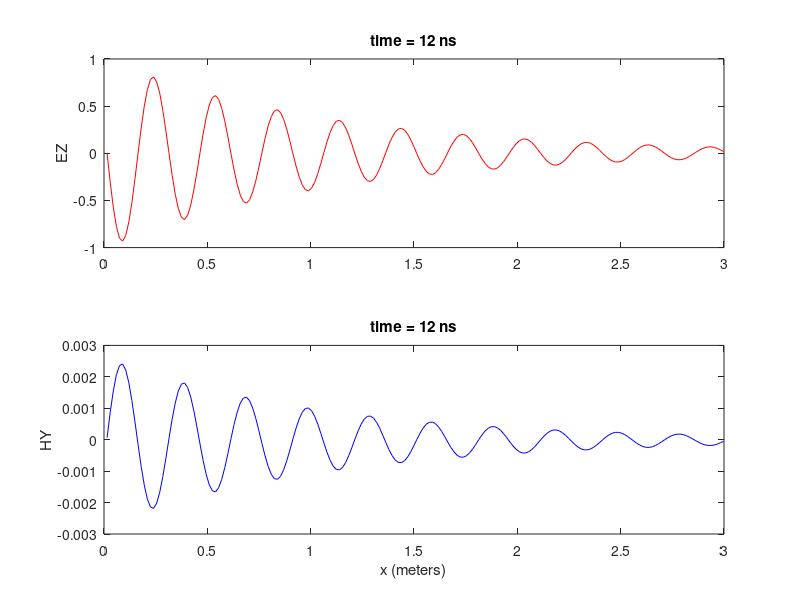

The MATLAB script that drew this image:
%***********************************************************************
%     1-D FDTD code with simple radiation boundary conditions
%***********************************************************************
%
%     Program author: Susan C. Hagness
%                     Department of Electrical and Computer Engineering
%                     University of Wisconsin-Madison
%                     1415 Engineering Drive
%                     Madison, WI 53706-1691
%                     608-265-5739
%                     hagness@engr.wisc.edu
%
%     Date of this version:  February 2000
%
%     This MATLAB M-file implements the finite-difference time-domain
%     solution of Maxwell's curl equations over a one-dimensional space
%     lattice comprised of uniform grid cells.
%
%     To illustrate the algorithm, a sinusoidal wave (1GHz) propagating 
%     in a nonpermeable lossy medium (epsr=1.0, sigma=5.0e-3 S/m) is 
%     modeled.  The simplified finite difference system for nonpermeable
%     media (discussed in Section 3.6.6 of the text) is implemented.
%
%     The grid resolution (dx = 1.5 cm) is chosen to provide 20
%     samples per wavelength.  The Courant factor S=c*dt/dx is set to
%     the stability limit: S=1.  In 1-D, this is the "magic time step."
%
%     The computational domain is truncated using the simplest radiation
%     boundary condition for wave propagation in free space: 
%
%                      Ez(imax,n+1) = Ez(imax-1,n)
%
%     To execute this M-file, type "fdtd1D" at the MATLAB prompt.
%     This M-file displays the FDTD-computed Ez and Hy fields at every 
%     time step, and records those frames in a movie matrix, M, which is
%     played at the end of the simulation using the "movie" command.
%
%***********************************************************************

clear

%***********************************************************************
%     Fundamental constants
%***********************************************************************

cc=2.99792458e8;            %speed of light in free space
muz=4.0*pi*1.0e-7;          %permeability of free space
epsz=1.0/(cc*cc*muz);       %permittivity of free space

freq=1.0e+9;                %frequency of source excitation
lambda=cc/freq;             %wavelength of source excitation
omega=2.0*pi*freq;

%***********************************************************************
%     Grid parameters
%***********************************************************************

ie=200;                     %number of grid cells in x-direction

ib=ie+1;

dx=lambda/20.0;             %space increment of 1-D lattice
dt=dx/cc;                   %time step
omegadt=omega*dt;

nmax=round(12.0e-9/dt);     %total number of time steps

%***********************************************************************
%     Material parameters
%***********************************************************************

eps=1.0;
sig=5.0e-3;

%***********************************************************************
%     Updating coefficients for space region with nonpermeable media
%***********************************************************************

scfact=dt/muz/dx;

ca=(1.0-(dt*sig)/(2.0*epsz*eps))/(1.0+(dt*sig)/(2.0*epsz*eps));
cb=scfact*(dt/epsz/eps/dx)/(1.0+(dt*sig)/(2.0*epsz*eps));

%***********************************************************************
%     Field arrays
%***********************************************************************

ez(1:ib)=0.0;
hy(1:ie)=0.0;

%***********************************************************************
%     Movie initialization
%***********************************************************************

x=linspace(dx,ie*dx,ie);

subplot(2,1,1),plot(x,ez(1:ie)/scfact,'r'),axis([0 3 -1 1]);
ylabel('EZ');

subplot(2,1,2),plot(x,hy,'b'),axis([0 3 -3.0e-3 3.0e-3]);
xlabel('x (meters)');ylabel('HY');

rect=get(gcf,'Position');
rect(1:2)=[0 0];

%M=moviein(nmax/2,gcf,rect);

%***********************************************************************
%     BEGIN TIME-STEPPING LOOP
%***********************************************************************

for n=1:nmax

%***********************************************************************
%     Update electric fields
%***********************************************************************

ez(1)=scfact*sin(omegadt*n);

rbc=ez(ie);
ez(2:ie)=ca*ez(2:ie)+cb*(hy(2:ie)-hy(1:ie-1));
ez(ib)=rbc;

%***********************************************************************
%     Update magnetic fields
%***********************************************************************

hy(1:ie)=hy(1:ie)+ez(2:ib)-ez(1:ie);

%***********************************************************************
%     Visualize fields
%***********************************************************************

if mod(n,2)==0;

rtime=num2str(round(n*dt/1.0e-9));

subplot(2,1,1),plot(x,ez(1:ie)/scfact,'r'),axis([0 3 -1 1]);
title(['time = ',rtime,' ns']);
ylabel('EZ');

subplot(2,1,2),plot(x,hy,'b'),axis([0 3 -3.0e-3 3.0e-3]);
title(['time = ',rtime,' ns']);
xlabel('x (meters)');ylabel('HY');
pause(0.001)
%M(:,n/2)=getframe(gcf,rect);

end

%***********************************************************************
%     END TIME-STEPPING LOOP
%***********************************************************************

end

%movie(gcf,M,1,10,rect);
